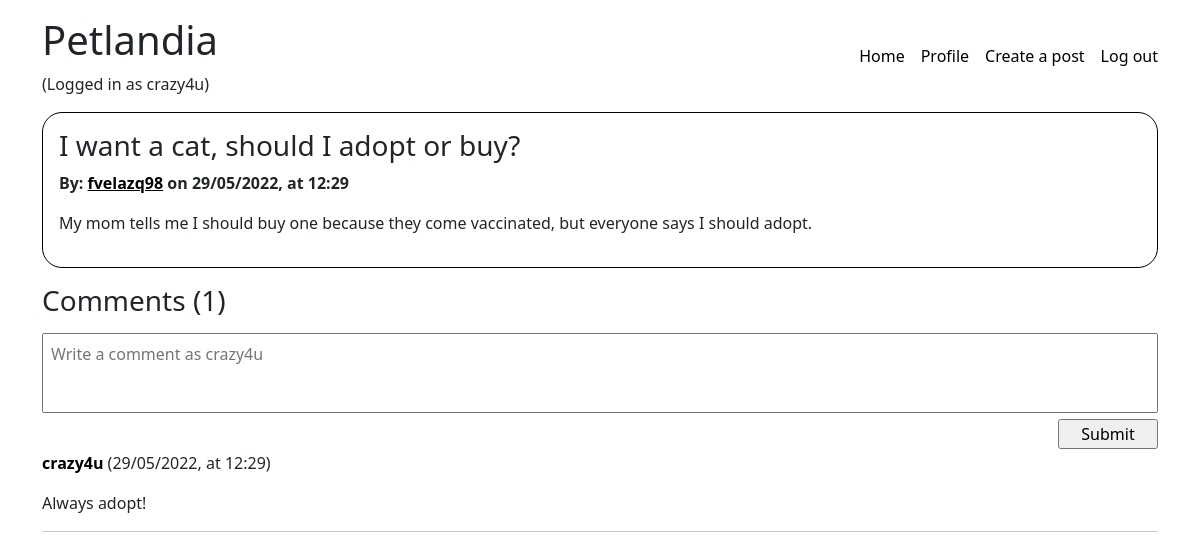
/site/post.php?id=955a9f11-bf25-430e-a714-abdf1b46be7e (signed in), run on the app's committed database.
### tables this page shows
CREATE TABLE IF NOT EXISTS posts (
    id VARCHAR(36) UNIQUE NOT NULL,
    title VARCHAR(200) NOT NULL,
    body TEXT NOT NULL,
    draft BOOLEAN NOT NULL,
    user_id VARCHAR(36) NOT NULL,
    created_at TIMESTAMP NOT NULL,
    PRIMARY KEY(id),
    FOREIGN KEY(user_id) REFERENCES users(id)
);

CREATE TABLE IF NOT EXISTS users (
    id VARCHAR(36) UNIQUE NOT NULL,
    username VARCHAR(30) UNIQUE NOT NULL,
    email VARCHAR(50) UNIQUE NOT NULL,
    password VARCHAR(255) NOT NULL,
    profile_picture BLOB NULL,
    role BOOLEAN NOT NULL,
    created_at TIMESTAMP NOT NULL,
    PRIMARY KEY(id)
);

CREATE TABLE IF NOT EXISTS comments (
    id VARCHAR(36) UNIQUE NOT NULL,
    user_id VARCHAR(36) NOT NULL,
    post_id VARCHAR(36) NOT NULL,
    body VARCHAR(2000) NOT NULL,
    created_at TIMESTAMP NOT NULL,
    PRIMARY KEY(id),
    FOREIGN KEY(user_id) REFERENCES users(id),
    FOREIGN KEY(post_id) REFERENCES posts(id)
);

### site/utils/array_validation.php (called while the page is built, shortened)
<?php
function incorrect_field($field) {
    return !isset($field);
}
function validate_array($arr) {
    return true;
}
?>

### site/utils/date_formatting.php (called while the page is built, shortened)
<?php
function format_date_with_time($date) {
    $date_to_format = new DateTime($date, new DateTimeZone("Europe/Copenhagen"));
    return $date_to_format->format("d/m/Y") . ", at " . $date_to_format->format("H:i");
}

### site/post.php (the view, shortened to what this page needs)
<?php
require_once './utils/array_validation.php';
require_once './utils/date_formatting.php';
$connection = connect_to_db();
$post = [];
$post_id = htmlspecialchars($_GET['id']);
$query = "SELECT * FROM posts WHERE id = ?";
$stmt = $connection->prepare($query);
$stmt->bind_param("s", $post_id);
$stmt->execute();
$db_post = $stmt->get_result();
if ($db_post->num_rows > 0) {
    while ($local_post = $db_post->fetch_assoc()) {
        $db_owner = $connection->query("SELECT * FROM petlandia.users users WHERE users.id = '" . $local_post['user_id'] . "'");
        if (isset($db_owner) && $db_owner->num_rows > 0) {
            $owner = $db_owner->fetch_assoc();
            $query = "SELECT * FROM comments WHERE post_id = ? ORDER BY created_at DESC";
            $stmt = $connection->prepare($query);
            $stmt->bind_param("s", $post_id);
            $stmt->execute();
            $db_comments = $stmt->get_result();
            $comments = [];
            if ($db_comments->num_rows > 0) {
                while ($_comment = $db_comments->fetch_assoc()) {
                    $comment_db_owner = $connection->query("SELECT * FROM petlandia.users users WHERE users.id = '" . $_comment['user_id'] . "'");
                    if ($comment_db_owner->num_rows > 0) {
                        $comment_owner = $comment_db_owner->fetch_assoc();
                        $comments[] = [
                            'body' => $_comment['body'],
                            'owner' => [
                                'name' => $comment_owner['username'],
                                'link' => '/user.php?id=' . $comment_owner['id']
                            ],
                            'created_at' => $_comment['created_at']
                        ];
                    }
                }
            }
            $post = [
                'id' => $local_post['id'],
                'title' => $local_post['title'],
                'body' => $local_post['body'],
                'owner' => [
                    'name' => $owner['username'],
                    'link' => '/user.php?id=' . $owner['id'],
                    'created_at' => $owner['created_at']
                ],
                'comments' => $comments,
                'draft' => $local_post['draft'],
                'created_at' => $local_post['created_at']
            ];
        }
    }
}
?>
<?php require_once './templates/_start_html.php' ?>
<?php
if (isset($post['title'])) {
    if ($post['draft']) {
        echo "This post is a draft and you're not authorized to view it.";
    } else {
        $post_title = $post['title'];
        $post_body = $post['body'];
        $post_owner = $post['owner'];
        $post_date = $post['created_at'];
        echo "<div class='post'>";
        echo "<h3>" . $post_title . "</h3>";
        if (validate_array($post_owner)) {
            $owner_name = $post_owner['name'];
            $owner_link = $post_owner['link'];
            echo "<b>By: <a class='post-owner' href='" . $owner_link . "'>" . $owner_name . "</a> on " . format_date_with_time($post_date) . "</b>";
        }
        echo "<p class='post-body'>" . $post_body . "</p>";
        echo "</div>";
    }
}
?>
<?php if (isset($post['draft']) && !$post['draft']) { ?>
    <div class="comments">
        <h3 class="comments-title">Comments (<?php echo isset($post['comments']) ? count($post['comments']) : 0; ?>)</h3>
        <?php if ($loggedIn) {
        ?>
            <form action="./actions/post_comment.php" method="POST" class="user-comment-container">
                <textarea name="comment" class="comment-input" placeholder="Write a comment as <?php echo $_SESSION['CURRENT_USER_NAME'] ?>"></textarea>
                <input type="submit" />
            </form>
        <?php } else { ?>
            <p>You need to <a style="text-decoration: underline; color: blue;" href="/login.php">Log in</a> in order to comment.</p>
        <?php } ?>
        <?php
        if (count($post['comments']) > 0) {
            foreach ($post['comments'] as $comment) {
                echo "<div class='comment'>";
                echo "<b><a href='" . $comment['owner']['link'] . "'>" . $comment['owner']['name'] . "</a></b> (" . format_date_with_time($comment['created_at']) . ")";
                echo "<p class='comment-body'>" . $comment['body'] . "</p>";
                echo "<hr /";
                echo "</div>";
            }
        } else {
            echo "<p>There are no comments on this post</p>";
        }
        ?>
    </div>
<?php } ?>
<?php require_once './templates/_end_html.php' ?>

### site/css/style.css (style rules this page uses)
a { color: black; text-decoration: none; }
.comment { padding: 1rem 0 1rem 0; }
.comments-title { margin-top: 1rem; margin-bottom: 1rem; }
.post { border: 1px solid black; border-radius: 20px; padding: 1rem; }
.user-comment-container { margin-bottom: 1rem; }
.user-comment-container input { width: 100px; float: right; }
.comment-input { resize: none; width: 100%; height: 5rem; padding: 0.5rem; }
.post-body, .comment-body { margin-top: 1rem; }
.post-owner { text-decoration: underline; }

### data on the page
posts: title "I want a cat, should I adopt or buy?", created_at "29/05/2022, at 12:29", body "My mom tells me I should buy one because they come vaccinated, but everyone says I should adopt."
users: username "fvelazq98"
comments: name "crazy4u", created_at "29/05/2022, at 12:29", body "Always adopt!"

### other printed values
$_SESSION['CURRENT_USER_NAME'] "crazy4u"
count($post['comments']) "1"
